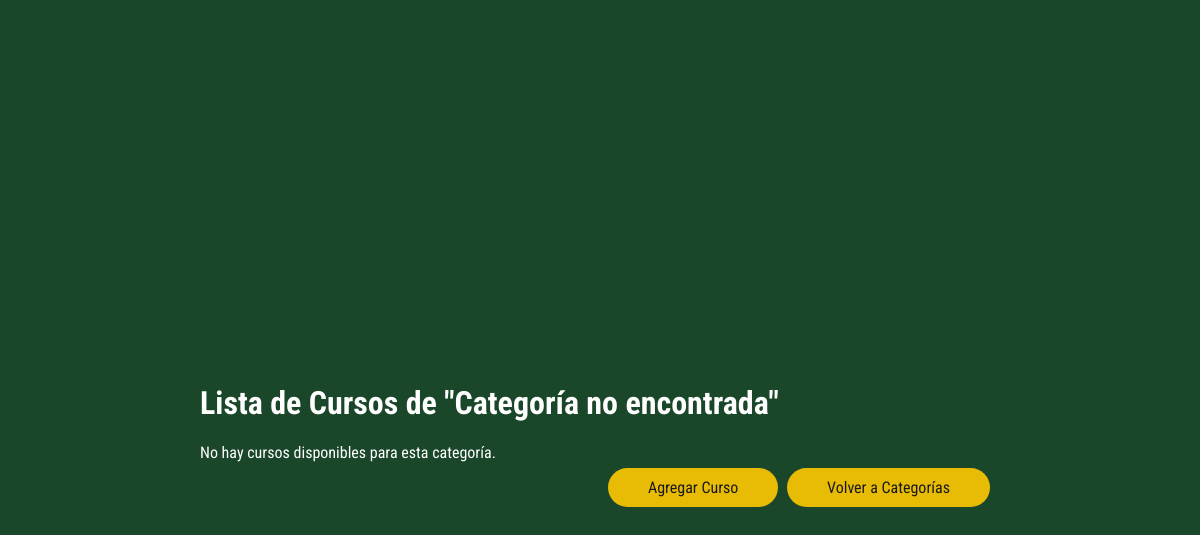
/cursos/1, run on an earlier commit of the app's database.
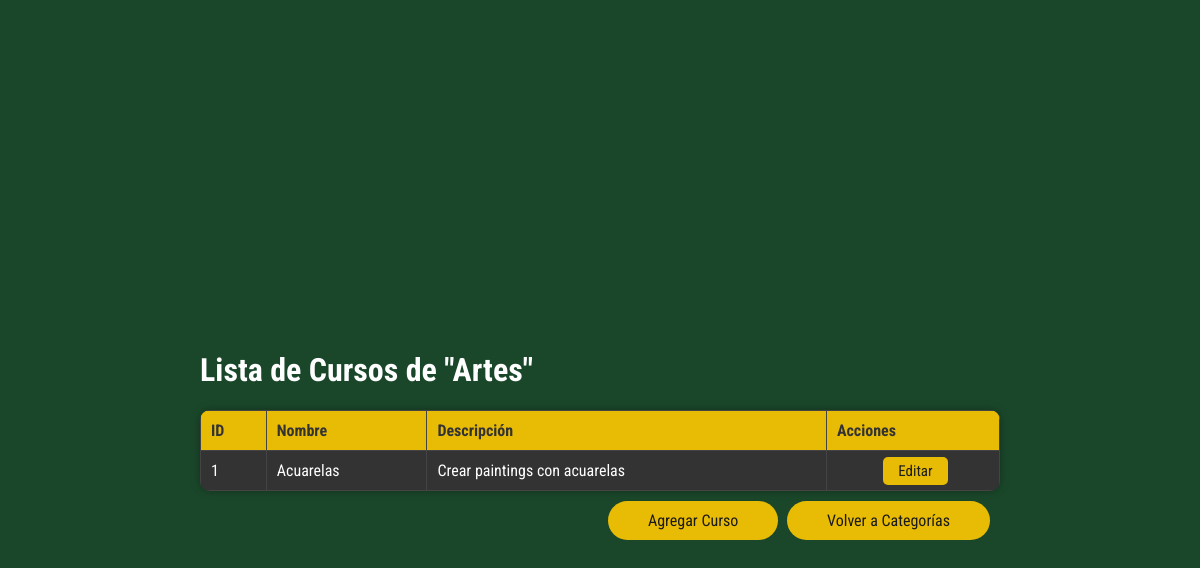
And on a later commit of the database.
### tables this page shows
CREATE TABLE Categoria (
    id_categoria INTEGER PRIMARY KEY AUTOINCREMENT,
    nombre VARCHAR(100) NOT NULL
);

CREATE TABLE Curso (
    id_curso INTEGER PRIMARY KEY AUTOINCREMENT,
    nombre_curso VARCHAR(200) NOT NULL,
    descripcion TEXT NOT NULL,
    id_categoria INTEGER,
    FOREIGN KEY(id_categoria) REFERENCES Categoria(id_categoria) ON DELETE RESTRICT
);

### app/views_P.py (the view)
@app.route('/cursos/<int:id_categoria>')
def cursos(id_categoria):
    conn = get_db()
    cursor = conn.execute('SELECT nombre FROM Categoria WHERE id_categoria = ?', (id_categoria,))
    categoria = cursor.fetchone()
    cursor = conn.execute('SELECT * FROM Curso WHERE id_categoria = ?', (id_categoria,))
    cursos = cursor.fetchall()
    conn.close()
    if categoria:
        nombre_categoria = categoria['nombre']
    else:
        nombre_categoria = 'Categoría no encontrada'
    return render_template('cursos.html', cursos=cursos, id_categoria=id_categoria, nombre_categoria=nombre_categoria)

### app/views_P.py (called while the page is built)
def get_db():
    db = getattr(g, '_database', None)
    if db is None:
        db = g._database = sqlite3.connect(DATABASE)
        db.row_factory = sqlite3.Row
    return db

@app.teardown_appcontext
def close_connection(exception):
    db = getattr(g, '_database', None)
    if db is not None:
        db.close()

### app/templates/cursos.html (shortened to what this page needs)
<!DOCTYPE html>
<html lang="es">
<head>
    <link rel="stylesheet" href="{{ url_for('static', filename='styles.css') }}">
</head>
<body>
    <div class="categorias-container">
        <h1>Lista de Cursos de "{{ nombre_categoria }}"</h1>
        {% if cursos %}
        <table>
            <tr>
                <th>ID</th>
                <th>Nombre</th>
                <th>Descripción</th>
                <th>Acciones</th>
            </tr>
            {% for curso in cursos %}
            <tr>
                <td>{{ curso.id_curso }}</td>
                <td>{{ curso.nombre_curso }}</td>
                <td>{{ curso.descripcion }}</td>
                <td class="acciones">
                    <a href="{{ url_for('edit_curso', id_curso=curso.id_curso) }}" class="button">Editar</a>
                </td>
            </tr>
            {% endfor %}
        </table>
        {% else %}
        <p>No hay cursos disponibles para esta categoría.</p>
        {% endif %}
        <div class="button-container">
            <a href="{{ url_for('add_curso', id_categoria=id_categoria) }}" class="button button-add">Agregar Curso</a>
            <a href="{{ url_for('categorias') }}" class="button button-back">Volver a Categorías</a>
        </div>
    </div>
</body>
</html>

### app/static/styles.css (style rules this page uses)
body { font-family: 'Roboto Condensed', sans-serif; background-color: #4F0F19; display: flex; justify-content: center; align-items: center; height: 100vh; margin: 0; }
body { font-family: 'Roboto Condensed', sans-serif; padding: 30px; }

### app/templates/cursos.html (style rules this page uses)
body { font-family: 'Roboto Condensed', sans-serif; background-color: #1a472a; color: #fff; display: flex; justify-content: center; align-items: center; height: 100vh; margin: 0; flex-direction: column; }
.categorias-container { width: 80%; max-width: 800px; margin-top: 20px; margin-bottom: 20px; }
table { width: 100%; border-collapse: collapse; background-color: rgba(51, 51, 51, 0.8); border-radius: 10px; overflow: hidden; box-shadow: 0 0 10px rgba(0, 0, 0, 0.3); margin-bottom: 20px; }
th, td { padding: 10px; text-align: left; border: 1px solid #444; }
th { background-color: #e8bb05; color: #333; }
tr:nth-child(even) { background-color: #333; }
tr:nth-child(odd) { background-color: #444; }
.acciones { text-align: center; }
.button-container { text-align: right; margin-top: 10px; }
.button { background-color: #e8bb05; color: #1d1d1d; border: none; padding: 5px 15px; border-radius: 5px; cursor: pointer; transition: background-color 0.3s; font-size: 15px; font-family: 'Roboto Condensed', sans-serif; text-decoration: none; margin-left: 5px; }
.button-add { background-color: #e8bb05; color: #1a1a1a; padding: 10px 40px; border-radius: 100px; font-size: 16px; }
.button-back { background-color: #e8bb05; color: #1a1a1a; padding: 10px 40px; border-radius: 100px; font-size: 16px; margin-right: 10px; }

What changed in the data, as far as the page shows it:
added Categoria: nombre "Artes"
added Curso: id_curso "1", nombre_curso "Acuarelas", descripcion "Crear paintings con acuarelas"
Also different on the page:
{{ nombre_categoria }}: "Categoría no encontrada" → (not shown)
text no longer shown: "No hay cursos disponibles para esta categoría."
text now shown: "ID Nombre Descripción Acciones"
